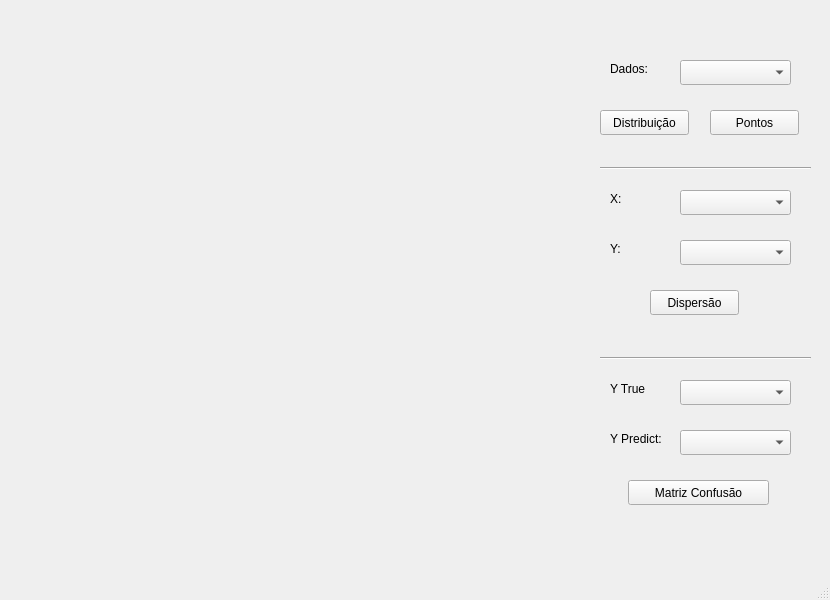
<?xml version="1.0" encoding="UTF-8"?>
<ui version="4.0">
 <class>MainWindow</class>
 <widget class="QMainWindow" name="MainWindow">
  <property name="geometry">
   <rect>
    <x>0</x>
    <y>0</y>
    <width>830</width>
    <height>600</height>
   </rect>
  </property>
  <property name="windowTitle">
   <string>MainWindow</string>
  </property>
  <widget class="QWidget" name="centralwidget">
   <widget class="QWidget" name="verticalLayoutWidget">
    <property name="geometry">
     <rect>
      <x>40</x>
      <y>40</y>
      <width>531</width>
      <height>501</height>
     </rect>
    </property>
    <layout class="QVBoxLayout" name="verticalLayout"/>
   </widget>
   <widget class="QPushButton" name="pushButton_histo">
    <property name="geometry">
     <rect>
      <x>600</x>
      <y>110</y>
      <width>89</width>
      <height>25</height>
     </rect>
    </property>
    <property name="text">
     <string>Distribuição</string>
    </property>
   </widget>
   <widget class="QPushButton" name="pushButton_points">
    <property name="geometry">
     <rect>
      <x>710</x>
      <y>110</y>
      <width>89</width>
      <height>25</height>
     </rect>
    </property>
    <property name="text">
     <string>Pontos</string>
    </property>
   </widget>
   <widget class="QComboBox" name="comboBox_data">
    <property name="geometry">
     <rect>
      <x>680</x>
      <y>60</y>
      <width>111</width>
      <height>25</height>
     </rect>
    </property>
   </widget>
   <widget class="QPushButton" name="pushButton_dp">
    <property name="geometry">
     <rect>
      <x>650</x>
      <y>290</y>
      <width>89</width>
      <height>25</height>
     </rect>
    </property>
    <property name="text">
     <string>Dispersão</string>
    </property>
   </widget>
   <widget class="QLabel" name="label">
    <property name="geometry">
     <rect>
      <x>610</x>
      <y>60</y>
      <width>67</width>
      <height>17</height>
     </rect>
    </property>
    <property name="text">
     <string>Dados:</string>
    </property>
   </widget>
   <widget class="QComboBox" name="comboBox_x">
    <property name="geometry">
     <rect>
      <x>680</x>
      <y>190</y>
      <width>111</width>
      <height>25</height>
     </rect>
    </property>
   </widget>
   <widget class="QLabel" name="label_2">
    <property name="geometry">
     <rect>
      <x>610</x>
      <y>190</y>
      <width>67</width>
      <height>17</height>
     </rect>
    </property>
    <property name="text">
     <string>X:</string>
    </property>
   </widget>
   <widget class="QComboBox" name="comboBox_y">
    <property name="geometry">
     <rect>
      <x>680</x>
      <y>240</y>
      <width>111</width>
      <height>25</height>
     </rect>
    </property>
   </widget>
   <widget class="QLabel" name="label_3">
    <property name="geometry">
     <rect>
      <x>610</x>
      <y>240</y>
      <width>67</width>
      <height>17</height>
     </rect>
    </property>
    <property name="text">
     <string>Y:</string>
    </property>
   </widget>
   <widget class="Line" name="line">
    <property name="geometry">
     <rect>
      <x>600</x>
      <y>160</y>
      <width>211</width>
      <height>16</height>
     </rect>
    </property>
    <property name="orientation">
     <enum>Qt::Horizontal</enum>
    </property>
   </widget>
   <widget class="QPushButton" name="pushButton_confution">
    <property name="geometry">
     <rect>
      <x>628</x>
      <y>480</y>
      <width>141</width>
      <height>25</height>
     </rect>
    </property>
    <property name="text">
     <string>Matriz Confusão</string>
    </property>
   </widget>
   <widget class="QComboBox" name="comboBox_yTrue">
    <property name="geometry">
     <rect>
      <x>680</x>
      <y>380</y>
      <width>111</width>
      <height>25</height>
     </rect>
    </property>
   </widget>
   <widget class="QLabel" name="label_4">
    <property name="geometry">
     <rect>
      <x>610</x>
      <y>430</y>
      <width>67</width>
      <height>17</height>
     </rect>
    </property>
    <property name="text">
     <string>Y Predict:</string>
    </property>
   </widget>
   <widget class="Line" name="line_2">
    <property name="geometry">
     <rect>
      <x>600</x>
      <y>350</y>
      <width>211</width>
      <height>16</height>
     </rect>
    </property>
    <property name="orientation">
     <enum>Qt::Horizontal</enum>
    </property>
   </widget>
   <widget class="QLabel" name="label_5">
    <property name="geometry">
     <rect>
      <x>610</x>
      <y>380</y>
      <width>67</width>
      <height>17</height>
     </rect>
    </property>
    <property name="text">
     <string>Y True</string>
    </property>
   </widget>
   <widget class="QComboBox" name="comboBox_yPred">
    <property name="geometry">
     <rect>
      <x>680</x>
      <y>430</y>
      <width>111</width>
      <height>25</height>
     </rect>
    </property>
   </widget>
  </widget>
  <widget class="QMenuBar" name="menubar">
   <property name="geometry">
    <rect>
     <x>0</x>
     <y>0</y>
     <width>830</width>
     <height>22</height>
    </rect>
   </property>
  </widget>
  <widget class="QStatusBar" name="statusbar"/>
 </widget>
 <resources/>
 <connections/>
</ui>
